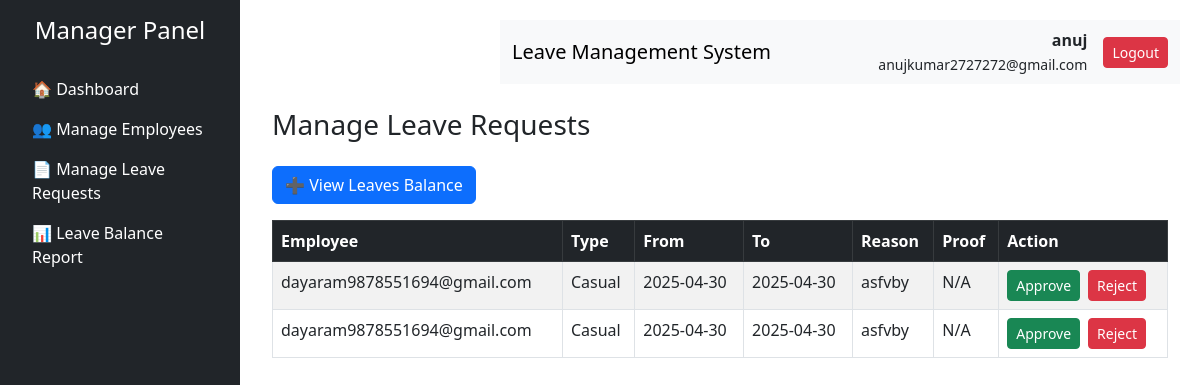
Page /manager/manage_leaves.php (signed in) on the committed database.
### tables this page shows
CREATE TABLE `leave_requests` (
  `id` int(11) NOT NULL,
  `employee_email` varchar(100) NOT NULL,
  `leave_type` enum('casual','earned','medical') NOT NULL,
  `start_date` date NOT NULL,
  `end_date` date NOT NULL,
  `reason` text NOT NULL,
  `proof_image` varchar(255) DEFAULT NULL,
  `status` enum('pending','approved','rejected') DEFAULT 'pending',
  `applied_on` timestamp NOT NULL DEFAULT current_timestamp(),
  `updated_at` date DEFAULT NULL
);

### manager/manage_leaves.php (the view, shortened to what this page needs)
<?php
include('../db/db_connection.php');
$sql = "SELECT lr.*, lab.casual_leave, lab.sick_leave, lab.earned_leave
        FROM leave_requests lr
        LEFT JOIN leave_available_balance lab
        ON lr.employee_email = lab.employee_email AND lab.leave_month = DATE_FORMAT(NOW(), '%Y%m')
        WHERE lr.status = 'Pending'
        ORDER BY lr.applied_on DESC";
$result = $conn->query($sql);
?>
<!DOCTYPE html>
<html lang="en">
<head>
    <link href="css/style.css" rel="stylesheet">
    <link href="https://cdn.jsdelivr.net/npm/bootstrap@5.3.0/dist/css/bootstrap.min.css" rel="stylesheet">
</head>
<body>
<?php include('includes/manager_sidebar.php'); ?>
<div class="content">
    <?php include('includes/manager_navbar.php'); ?>
    <div class="container mt-4">
        <h3 class="mb-4">Manage Leave Requests</h3>
        <a href="view_leave_balance.php" class="btn btn-primary">➕ View Leaves Balance</a>
        <?php if ($result->num_rows > 0): ?>
            <table class="table table-bordered table-striped mt-3">
                <thead class="table-dark">
                    <tr>
                        <th>Employee</th>
                        <th>Type</th>
                        <th>From</th>
                        <th>To</th>
                        <th>Reason</th>
                        <th>Proof</th>
                        <th>Action</th>
                    </tr>
                </thead>
                <tbody>
                    <?php while ($row = $result->fetch_assoc()): ?>
                        <tr>
                            <td><?= $row['employee_email'] ?></td>
                            <td><?= ucfirst($row['leave_type']) ?></td>
                            <td><?= $row['start_date'] ?></td>
                            <td><?= $row['end_date'] ?></td>
                            <td><?= $row['reason'] ?></td>
                            <td>
                                <?php if (!empty($row['proof_image'])): ?>
                                    <a href="../employee/<?= $row['proof_image'] ?>" target="_blank">View</a>
                                <?php else: ?>
                                    N/A
                                <?php endif; ?>
                            </td>
                            <td>
                                <form method="POST" class="d-flex gap-2">
                                    <button name="status" value="Approved" class="btn btn-success btn-sm">Approve</button>
                                    <button name="status" value="Rejected" class="btn btn-danger btn-sm">Reject</button>
                                </form>
                            </td>
                        </tr>
                    <?php endwhile; ?>
                </tbody>
            </table>
        <?php else: ?>
            <div class="alert alert-info">No pending leave requests.</div>
        <?php endif; ?>
    </div>
</div>
</body>
</html>

### manager/includes/manager_sidebar.php (shortened to what this page needs)
<div class="sidebar bg-dark text-white p-3" style="width: 240px; height: 100vh; position: fixed;">
    <h4 class="text-center mb-4">Manager Panel</h4>
    <ul class="nav flex-column">
        <li class="nav-item">
            <a class="nav-link text-white" href="manager_dashboard.php">🏠 Dashboard</a>
        </li>
        <li class="nav-item">
            <a class="nav-link text-white" href="Manage_employees.php">👥 Manage Employees</a>
        </li>
        <li class="nav-item">
            <a class="nav-link text-white" href="manage_leaves.php">📄 Manage Leave Requests</a>
        </li>
        <li class="nav-item">
            <a class="nav-link text-white" href="leave_balance_report.php">📊 Leave Balance Report</a>
        </li>
    </ul>
</div>

### manager/includes/manager_navbar.php (shortened to what this page needs)
<nav class="navbar navbar-expand-lg navbar-light bg-light" style="margin-left: 240px;">
    <div class="container-fluid">
        <span class="navbar-brand mb-0 h1">Leave Management System</span>
        <div class="d-flex ms-auto align-items-center">
            <div class="me-3 text-end">
                <strong><?= $_SESSION['name'] ?? 'Manager' ?></strong><br>
                <small><?= $_SESSION['email'] ?? '' ?></small>
            </div>
            <a href="../logout.php" class="btn btn-danger btn-sm">Logout</a>
        </div>
    </div>
</nav>

### manager/css/style.css (style rules this page uses)
body { margin: 0; padding: 0; font-family: 'Segoe UI', sans-serif; background-color: #f8f9fa; }
.content { margin-left: 240px; padding: 20px; }

### rows in the picture
leave_requests: employee_email "dayaram9878551694@gmail.com", leave_type "Casual", start_date "2025-04-30", end_date "2025-04-30", reason "asfvby", proof_image "N/A"
leave_requests: employee_email "dayaram9878551694@gmail.com", leave_type "Casual", start_date "2025-04-30", end_date "2025-04-30", reason "asfvby", proof_image "N/A"

### other values in the picture
$_SESSION['name'] "anuj"
$_SESSION['email'] "anujkumar2727272@gmail.com"
